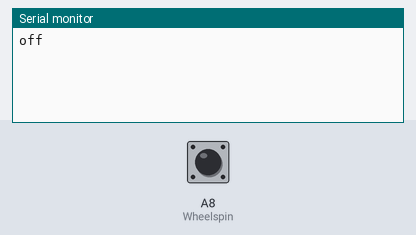
This sketch was run on a simulated Arduino Mega 2560, built with avr-gcc and run on an emulated ATmega2560. Parts: the last lines printed to the serial monitor. Inputs (shaded band) come from the test bench; at power-on: A8 (Wheelspin) HIGH.

Above: at 1.2 s.
1.3 s: A8 (Wheelspin) pulled LOW for 0.15 s
At 1.43 s:
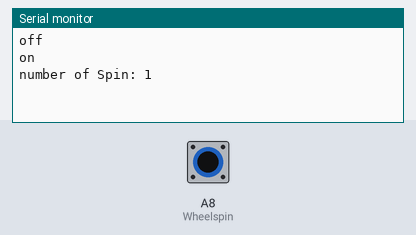
2.9 s: A8 (Wheelspin) pulled LOW for 1 s
At 4.2 s:
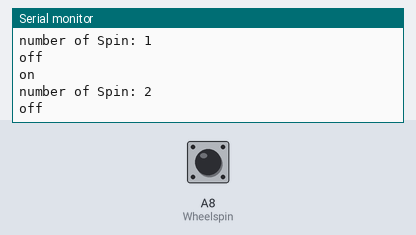
5.4 s: A8 (Wheelspin) pulled LOW for 0.15 s
At 6.1 s:
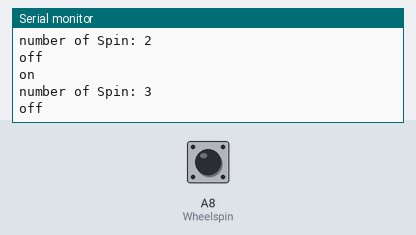

Measured:
- after the input at 1.3 s, the serial monitor: prints a new line at once (image 1)
- after the input at 2.9 s, the serial monitor: prints a new line at once (image 2)
- after the input at 5.4 s, the serial monitor: prints a new line at once (image 3)

The sketch:

WheelspinTest.ino
```cpp
//bicycle
int Wheelspin = A8;

int WheelspinCounter = 0;
int WheelspinState = 0;
int lastWheelspinState = 0;
int Spinlow = 0;
int Spinhigh = 0;
int printcounter = 0;

void setup() {
pinMode (Wheelspin,INPUT_PULLUP);
Serial.begin (9600);

  // put your setup code here, to run once:

}

void loop() {
 int WheelspinState = digitalRead (Wheelspin);
  // put your main code here, to run repeatedly:
  if (WheelspinState != lastWheelspinState) {
    // if the state has changed, increment the counter
    if (WheelspinState == LOW) {
      // if the current state is LOW then the button went from off to on:
      WheelspinCounter++;
      Serial.println("on");
      Serial.print("number of Spin: ");
      Serial.println(WheelspinCounter);
    } else {
      // if the current state is LOW then the button went from on to off:
      Serial.println("off");
    }
   delay (50); // Delay a little bit to avoid bouncing

  }
  // save the current state as the last state, for next time through the loop


if (WheelspinCounter == 5){
     Spinlow = millis();
  }
 if (WheelspinCounter == 10 ){
  Spinhigh = millis();
  Serial.println (Spinlow - Spinhigh);
  WheelspinCounter = 0;}

    lastWheelspinState = WheelspinState;

}
```
